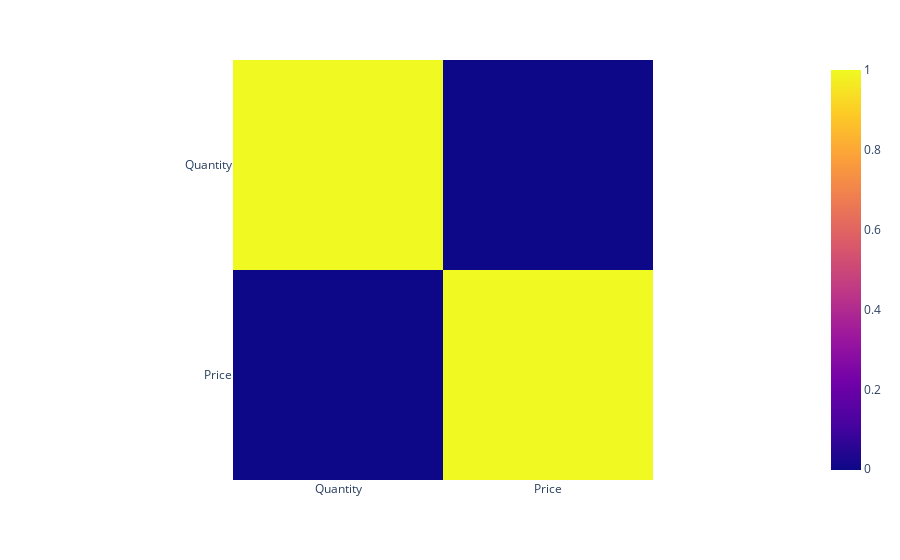

This figure's notebook cell:
### Markdown cell above
### 1.2.2 Análisis Multivariado y Datos Faltantes [1 ptos]

En segundo lugar encontrará la función ``profile_df()`` que recibe un dataframe como entrada y realiza un análisis bivariado de todas las variables numéricas que conforman el dataframe, un analisis de la correlación de Pearson entre las variables numericas del dataframe y la matriz de datos faltantes.

### Code cell
def profile_df(dataframe_in):
    df = dataframe_in.copy()

    list_type = []
    for col in list(df.columns):
        if is_numeric_dtype(df[col]) or \
        pd.core.dtypes.common.is_datetime_or_timedelta_dtype(df[col]):
            list_type.append(col)

    
    display(Markdown('## Bivariant Analysis:'))
    for i in range(len(list_type)):
        for j in range(i+1, len(list_type)):
            plt.scatter(df[list_type[i]], df[list_type[j]])
            plt.xlabel(list_type[i]) 
            plt.ylabel(list_type[j]) 
            plt.title(f"{list_type[i]} v/s {list_type[j]}")
            plt.show()

    display(Markdown('## Correlation:'))
    fig_corr = px.imshow(df[list_type].corr())
    fig_corr.show()

    display(Markdown('## Missing Matrix:'))
    fig, ax = plt.subplots(figsize=[15, 10])
    msno.matrix(df, ax=ax, sparkline=False)
    
profile_df(df_retail)

### Figure 1 — Plotly figure (JSON) as saved in the notebook; plotly's stock layout.template omitted (floating-point values rounded to 4 significant figures)
{"data": [{"coloraxis": "coloraxis", "hovertemplate": "x: %{x}<br>y: %{y}<br>color: %{z}<extra></extra>", "name": "0", "type": "heatmap", "x": ["Quantity", "Price"], "xaxis": "x", "y": ["Quantity", "Price"], "yaxis": "y", "z": [[1, -0.001931], [-0.001931, 1]]}], "layout": {"coloraxis": {"colorscale": [[0, "#0d0887"], [0.1111, "#46039f"], [0.2222, "#7201a8"], [0.3333, "#9c179e"], [0.4444, "#bd3786"], [0.5556, "#d8576b"], [0.6667, "#ed7953"], [0.7778, "#fb9f3a"], [0.8889, "#fdca26"], [1, "#f0f921"]]}, "margin": {"t": 60}, "xaxis": {"anchor": "y", "constrain": "domain", "domain": [0, 1], "scaleanchor": "y"}, "yaxis": {"anchor": "x", "autorange": "reversed", "constrain": "domain", "domain": [0, 1]}}}
